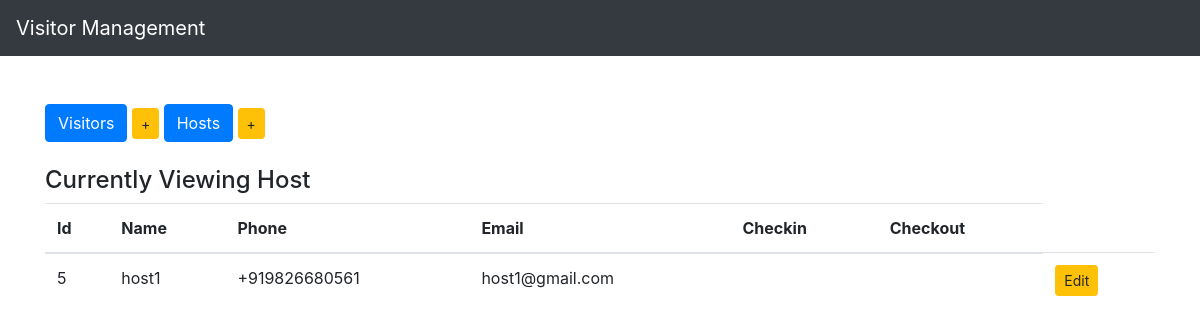
The app's page /display_host with its own data.
### Visitors/models.py (models this page shows, shortened)
class BasicInfo(models.Model):
    name=models.CharField(max_length=30,blank=False)
    phone=models.CharField(max_length=20,blank=False)
    email=models.CharField(max_length=40)
    class Meta:
        abstract=True

class Host(BasicInfo):
    pass

### Visitors/views.py (the view)
# urls.py: url(r'^display_host$',display_host,name="display_host"),
def display_host(request):
    items= Host.objects.all()
    context={
    'items':items,
    'header':'Host'
    }
    return render(request,'index.html',context)

### Visitors/templates/index.html
{% extends 'base.html' %}
{% block body %}
<br>
<div class="add_buttons">
    <div class="button-group">
      <a href="{% url 'display_visitors' %}" class="btn btn-primary btn-md btn-trim" role="button"> Visitors</a>
      <a href="{%url 'add_visitor' %}" class="btn btn-warning btn-sm btn-pad" role="button"> +</a>
      <a href="{% url 'display_host' %}" class="btn btn-primary btn-md btn-trim" role="button"> Hosts</a>
      <a href="{%url 'add_host' %}" class="btn btn-warning btn-sm btn-pad" role="button"> +</a>
    </div>
  </div>
  <br>
  <h4>Currently Viewing {{header}}</h4>
  <table class="table table-hover">
    <thead>
      <tr>
        <th>Id</th>
        <th>Name</th>
        <th>Phone</th>
        <th>Email</th>
        <th>Checkin</th>
        <th>Checkout</th>
      </tr>
    </thead>
    <tbody>
      {% for item in items %}
      <tr>
       <td>{{ item.pk }}
       <td>{{ item.name }}</td>
       <td>{{ item.phone }} </td>
       <td>{{ item.email }}</td>
       <td>{{ item.checkin}}</td>
       <td>{{ item.checkout}}</td>
       {% if header|lower == "visitor" %}
       <td>
         <a href="{% url 'edit_visitor' item.pk %}" class="btn btn-warning btn-sm" role="button" aria-pressed="true">Edit</a>
       </td>
       {% else %}
       <td>
         <a href="{% url 'edit_host' item.pk%}" class="btn btn-warning btn-sm" role="button" aria-pressed="true">Edit</a>
       </td>
       {%endif%}
       </tr>
      {% endfor %}
    </tbody>
    </table>
{% endblock %}

### records on screen
Host: pk "5", name "host1", phone "+919826680561", email "host1@gmail.com"

### other values on screen
{{ header }} "Host"
